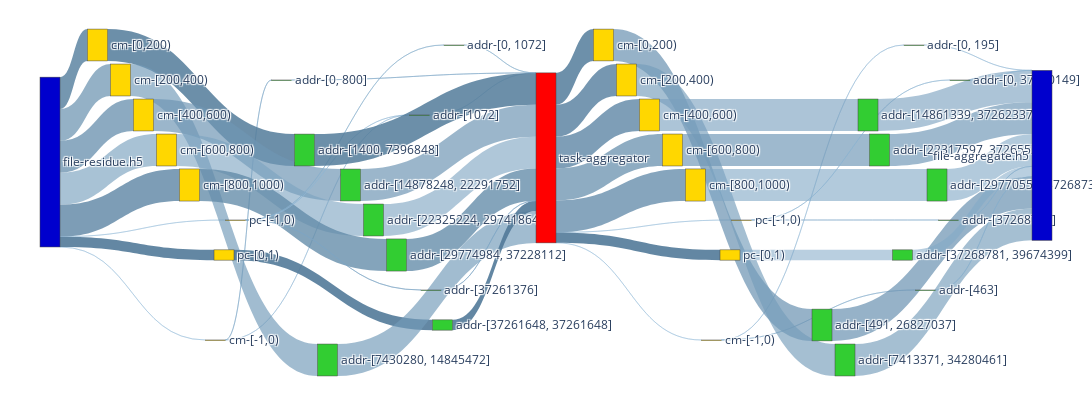

Here is the notebook cell this chart was saved with:
### Code cell
AGG = nx.compose(G_AGG_R, G_AGG_W) 

agg_nodes, agg_nodes_dict = get_nodes_for_sankey(AGG,rm_tags=['agg_r','agg_w'])

agg_links = get_links_for_sankey(AGG, agg_nodes_dict)
fig = go.Figure(go.Sankey(
            node = agg_nodes,
            link = agg_links, orientation='h'))

fig.update_layout(
    autosize=False,
    width=2000,
    height=400,
    margin=dict(
        l=40,
        r=40,
        b=40,
        t=10,
        pad=2
    ),
)
fig.show()
fig.write_html(f"{IMAGE_PATH}/sankey-grouped-agg-vol-vfd.html")

### Figure 1 — Plotly figure (JSON) as saved in the notebook; plotly's stock layout.template omitted (floating-point values rounded to 4 significant figures)
{"data": [{"link": {"color": ["rgba(146.07843137254903, 186.07843137254903, 216.07843137254903, 0.4294117647058824)", "rgba(91.1764705882353, 131.1764705882353, 161.1764705882353, 0.8411764705882353)", "rgba(106.86274509803923, 146.86274509803923, 176.86274509803923, 0.723529411764706)", "rgba(102.94117647058823, 142.94117647058823, 172.94117647058823, 0.7529411764705882)", "rgba(118.62745098039215, 158.62745098039215, 188.62745098039215, 0.6352941176470588)", "rgba(95.09803921568627, 135.09803921568627, 165.09803921568627, 0.8117647058823529)", "rgba(146.07843137254903, 186.07843137254903, 216.07843137254903, 0.4294117647058824)", "rgba(83.33333333333333, 123.33333333333333, 153.33333333333331, 0.9)", "rgba(130.39215686274508, 170.39215686274508, 200.39215686274508, 0.5470588235294118)", "rgba(142.15686274509804, 182.15686274509804, 212.15686274509804, 0.45882352941176474)", "rgba(87.25490196078431, 127.25490196078431, 157.2549019607843, 0.8705882352941177)", "rgba(114.70588235294117, 154.70588235294116, 184.70588235294116, 0.6647058823529413)", "rgba(110.7843137254902, 150.7843137254902, 180.7843137254902, 0.6941176470588235)", "rgba(122.54901960784314, 162.54901960784315, 192.54901960784315, 0.6058823529411765)", "rgba(99.01960784313727, 139.01960784313727, 169.01960784313727, 0.7823529411764706)", "rgba(134.31372549019608, 174.31372549019608, 204.31372549019608, 0.5176470588235295)", "rgba(142.15686274509804, 182.15686274509804, 212.15686274509804, 0.45882352941176474)", "rgba(126.47058823529412, 166.47058823529412, 196.47058823529412, 0.5764705882352942)", "rgba(83.33333333333333, 123.33333333333333, 153.33333333333331, 0.9)", "rgba(130.39215686274508, 170.39215686274508, 200.39215686274508, 0.5470588235294118)", "rgba(138.23529411764707, 178.23529411764707, 208.23529411764707, 0.4882352941176471)", "rgba(87.25490196078431, 127.25490196078431, 157.2549019607843, 0.8705882352941177)", "rgba(114.70588235294117, 154.70588235294116, 184.70588235294116, 0.6647058823529413)", "rgba(110.7843137254902, 150.7843137254902, 180.7843137254902, 0.6941176470588235)", "rgba(122.54901960784314, 162.54901960784315, 192.54901960784315, 0.6058823529411765)", "rgba(99.01960784313727, 139.01960784313727, 169.01960784313727, 0.7823529411764706)", "rgba(134.31372549019608, 174.31372549019608, 204.31372549019608, 0.5176470588235295)", "rgba(83.33333333333333, 123.33333333333333, 153.33333333333331, 0.9)", "rgba(126.47058823529412, 166.47058823529412, 196.47058823529412, 0.5764705882352942)", "rgba(145.83333333333334, 185.83333333333334, 215.83333333333334, 0.43125)", "rgba(87.5, 127.5, 157.5, 0.86875)", "rgba(91.66666666666666, 131.66666666666666, 161.66666666666666, 0.8375)", "rgba(95.83333333333334, 135.83333333333334, 165.83333333333334, 0.80625)", "rgba(104.16666666666666, 144.16666666666666, 174.16666666666666, 0.74375)", "rgba(100.0, 140.0, 170.0, 0.775)", "rgba(145.83333333333334, 185.83333333333334, 215.83333333333334, 0.43125)", "rgba(83.33333333333333, 123.33333333333333, 153.33333333333331, 0.9)", "rgba(141.66666666666666, 181.66666666666666, 211.66666666666666, 0.4625)", "rgba(133.33333333333334, 173.33333333333334, 203.33333333333334, 0.525)", "rgba(108.33333333333334, 148.33333333333334, 178.33333333333334, 0.7125)", "rgba(116.66666666666666, 156.66666666666666, 186.66666666666666, 0.65)", "rgba(120.83333333333333, 160.83333333333334, 190.83333333333334, 0.61875)", "rgba(112.5, 152.5, 182.5, 0.68125)", "rgba(125.0, 165.0, 195.0, 0.5875)", "rgba(137.5, 177.5, 207.5, 0.49375)", "rgba(133.33333333333334, 173.33333333333334, 203.33333333333334, 0.525)", "rgba(129.16666666666666, 169.16666666666666, 199.16666666666666, 0.55625)", "rgba(141.66666666666666, 181.66666666666666, 211.66666666666666, 0.4625)", "rgba(108.33333333333334, 148.33333333333334, 178.33333333333334, 0.7125)", "rgba(116.66666666666666, 156.66666666666666, 186.66666666666666, 0.65)", "rgba(120.83333333333333, 160.83333333333334, 190.83333333333334, 0.61875)", "rgba(112.5, 152.5, 182.5, 0.68125)", "rgba(125.0, 165.0, 195.0, 0.5875)", "rgba(137.5, 177.5, 207.5, 0.49375)", "rgba(133.33333333333334, 173.33333333333334, 203.33333333333334, 0.525)", "rgba(129.16666666666666, 169.16666666666666, 199.16666666666666, 0.55625)", "rgba(133.33333333333334, 173.33333333333334, 203.33333333333334, 0.525)"], "label": ["Access Volume : 0 <br />Access Count : 3 <br />Average Access Size : 0 <br />Operation : read<br />Bandwidth : 0", "Access Volume : 7.42 MB <br />Access Count : 200 <br />Average Access Size : 37.11 KB <br />Operation : read<br />Bandwidth : 11.12 MB/s", "Access Volume : 7.44 MB <br />Access Count : 200 <br />Average Access Size : 37.21 KB <br />Operation : read<br />Bandwidth : 10.68 MB/s", "Access Volume : 7.44 MB <br />Access Count : 200 <br />Average Access Size : 37.2 KB <br />Operation : read<br />Bandwidth : 10.69 MB/s", "Access Volume : 7.44 MB <br />Access Count : 200 <br />Average Access Size : 37.21 KB <br />Operation : read<br />Bandwidth : 10.43 MB/s", "Access Volume : 7.48 MB <br />Access Count : 201 <br />Average Access Size : 37.21 KB <br />Operation : read<br />Bandwidth : 10.78 MB/s", "Access Volume : 0 <br />Access Count : 3 <br />Average Access Size : 0 <br />Operation : read<br />Bandwidth : 0", "Access Volume : 2.4 MB <br />Access Count : 1 <br />Average Access Size : 2.4 MB <br />Operation : read<br />Bandwidth : 1.56 GB/s", "Access Volume : 2.18 KB <br />Access Count : 8 <br />Average Access Size : 273 B <br />Operation : read<br />Bandwidth : 46.58 KB/s", "Access Volume : 328 B <br />Access Count : 1 <br />Average Access Size : 328 B <br />Operation : read<br />Bandwidth : 93.56 B/s", "Access Volume : 7.43 MB <br />Access Count : 399 <br />Average Access Size : 18.62 KB <br />Operation : read<br />Bandwidth : 11.19 MB/s", "Access Volume : 7.45 MB <br />Access Count : 400 <br />Average Access Size : 18.62 KB <br />Operation : read<br />Bandwidth : 10.67 MB/s", "Access Volume : 7.45 MB <br />Access Count : 400 <br />Average Access Size : 18.62 KB <br />Operation : read<br />Bandwidth : 10.68 MB/s", "Access Volume : 7.45 MB <br />Access Count : 400 <br />Average Access Size : 18.62 KB <br />Operation : read<br />Bandwidth : 10.41 MB/s", "Access Volume : 7.49 MB <br />Access Count : 402 <br />Average Access Size : 18.62 KB <br />Operation : read<br />Bandwidth : 10.76 MB/s", "Access Volume : 1.57 KB <br />Access Count : 4 <br />Average Access Size : 392 B <br />Operation : read<br />Bandwidth : 32.85 KB/s", "Access Volume : 328 B <br />Access Count : 1 <br />Average Access Size : 328 B <br />Operation : read<br />Bandwidth : 93.56 B/s", "Access Volume : 512 B <br />Access Count : 1 <br />Average Access Size : 512 B <br />Operation : read<br />Bandwidth : 332.9 KB/s", "Access Volume : 2.4 MB <br />Access Count : 1 <br />Average Access Size : 2.4 MB <br />Operation : read<br />Bandwidth : 1.56 GB/s", "Access Volume : 2.18 KB <br />Access Count : 8 <br />Average Access Size : 273 B <br />Operation : read<br />Bandwidth : 46.58 KB/s", "Access Volume : 656 B <br />Access Count : 2 <br />Average Access Size : 328 B <br />Operation : read<br />Bandwidth : 187.13 B/s", "Access Volume : 7.43 MB <br />Access Count : 399 <br />Average Access Size : 18.62 KB <br />Operation : read<br />Bandwidth : 11.19 MB/s", "Access Volume : 7.45 MB <br />Access Count : 400 <br />Average Access Size : 18.62 KB <br />Operation : read<br />Bandwidth : 10.67 MB/s", "Access Volume : 7.45 MB <br />Access Count : 400 <br />Average Access Size : 18.62 KB <br />Operation : read<br />Bandwidth : 10.68 MB/s", "Access Volume : 7.45 MB <br />Access Count : 400 <br />Average Access Size : 18.62 KB <br />Operation : read<br />Bandwidth : 10.41 MB/s", "Access Volume : 7.49 MB <br />Access Count : 402 <br />Average Access Size : 18.62 KB <br />Operation : read<br />Bandwidth : 10.76 MB/s", "Access Volume : 1.57 KB <br />Access Count : 4 <br />Average Access Size : 392 B <br />Operation : read<br />Bandwidth : 32.85 KB/s", "Access Volume : 2.4 MB <br />Access Count : 1 <br />Average Access Size : 2.4 MB <br />Operation : read<br />Bandwidth : 1.56 GB/s", "Access Volume : 512 B <br />Access Count : 1 <br />Average Access Size : 512 B <br />Operation : read<br />Bandwidth : 332.9 KB/s", "Access Volume : 0 <br />Access Count : 3 <br />Average Access Size : 0 <br />Operation : write<br />Bandwidth : 0", "Access Volume : 7.42 MB <br />Access Count : 200 <br />Average Access Size : 37.11 KB <br />Operation : write<br />Bandwidth : 5.64 MB/s", "Access Volume : 7.44 MB <br />Access Count : 200 <br />Average Access Size : 37.21 KB <br />Operation : write<br />Bandwidth : 4.46 MB/s", "Access Volume : 7.44 MB <br />Access Count : 200 <br />Average Access Size : 37.2 KB <br />Operation : write<br />Bandwidth : 4.06 MB/s", "Access Volume : 7.44 MB <br />Access Count : 200 <br />Average Access Size : 37.21 KB <br />Operation : write<br />Bandwidth : 2.37 MB/s", "Access Volume : 7.48 MB <br />Access Count : 201 <br />Average Access Size : 37.21 KB <br />Operation : write<br />Bandwidth : 2.68 MB/s", "Access Volume : 0 <br />Access Count : 3 <br />Average Access Size : 0 <br />Operation : write<br />Bandwidth : 0", "Access Volume : 2.4 MB <br />Access Count : 1 <br />Average Access Size : 2.4 MB <br />Operation : write<br />Bandwidth : 1.56 GB/s", "Access Volume : 562 B <br />Access Count : 4 <br />Average Access Size : 140.5 B <br />Operation : write<br />Bandwidth : 25.2 B/s", "Access Volume : 28 B <br />Access Count : 1 <br />Average Access Size : 28 B <br />Operation : write<br />Bandwidth : 18.21 KB/s", "Access Volume : 7.42 MB <br />Access Count : 398 <br />Average Access Size : 18.63 KB <br />Operation : write<br />Bandwidth : 1.14 MB/s", "Access Volume : 7.45 MB <br />Access Count : 400 <br />Average Access Size : 18.63 KB <br />Operation : write<br />Bandwidth : 912.66 KB/s", "Access Volume : 7.45 MB <br />Access Count : 400 <br />Average Access Size : 18.63 KB <br />Operation : write<br />Bandwidth : 856.42 KB/s", "Access Volume : 7.45 MB <br />Access Count : 400 <br />Average Access Size : 18.63 KB <br />Operation : write<br />Bandwidth : 928.42 KB/s", "Access Volume : 7.49 MB <br />Access Count : 401 <br />Average Access Size : 18.68 KB <br />Operation : write<br />Bandwidth : 530 KB/s", "Access Volume : 876 B <br />Access Count : 5 <br />Average Access Size : 175.2 B <br />Operation : write<br />Bandwidth : 74.18 B/s", "Access Volume : 28 B <br />Access Count : 1 <br />Average Access Size : 28 B <br />Operation : write<br />Bandwidth : 18.21 KB/s", "Access Volume : 2.4 MB <br />Access Count : 1000 <br />Average Access Size : 2.4 KB <br />Operation : write<br />Bandwidth : 328.73 KB/s", "Access Volume : 562 B <br />Access Count : 4 <br />Average Access Size : 140.5 B <br />Operation : write<br />Bandwidth : 25.2 B/s", "Access Volume : 7.42 MB <br />Access Count : 398 <br />Average Access Size : 18.63 KB <br />Operation : write<br />Bandwidth : 1.14 MB/s", "Access Volume : 7.45 MB <br />Access Count : 400 <br />Average Access Size : 18.63 KB <br />Operation : write<br />Bandwidth : 912.66 KB/s", "Access Volume : 7.45 MB <br />Access Count : 400 <br />Average Access Size : 18.63 KB <br />Operation : write<br />Bandwidth : 856.42 KB/s", "Access Volume : 7.45 MB <br />Access Count : 400 <br />Average Access Size : 18.63 KB <br />Operation : write<br />Bandwidth : 928.42 KB/s", "Access Volume : 7.49 MB <br />Access Count : 401 <br />Average Access Size : 18.68 KB <br />Operation : write<br />Bandwidth : 530 KB/s", "Access Volume : 876 B <br />Access Count : 5 <br />Average Access Size : 175.2 B <br />Operation : write<br />Bandwidth : 74.18 B/s", "Access Volume : 28 B <br />Access Count : 1 <br />Average Access Size : 28 B <br />Operation : write<br />Bandwidth : 18.21 KB/s", "Access Volume : 2.4 MB <br />Access Count : 1000 <br />Average Access Size : 2.4 KB <br />Operation : write<br />Bandwidth : 328.73 KB/s", "Access Volume : 28 B <br />Access Count : 1 <br />Average Access Size : 28 B <br />Operation : write<br />Bandwidth : 18.21 KB/s"], "source": [0, 0, 0, 0, 0, 0, 0, 0, 1, 1, 2, 3, 4, 5, 6, 7, 7, 7, 8, 9, 10, 11, 12, 13, 14, 15, 16, 17, 18, 19, 19, 19, 19, 19, 19, 19, 19, 20, 20, 21, 22, 23, 24, 25, 26, 26, 27, 28, 29, 30, 31, 32, 33, 34, 35, 36, 37], "target": [1, 2, 3, 4, 5, 6, 7, 8, 9, 10, 11, 12, 13, 14, 15, 16, 10, 18, 17, 19, 19, 19, 19, 19, 19, 19, 19, 19, 19, 20, 21, 22, 23, 24, 25, 26, 27, 28, 35, 29, 30, 31, 32, 33, 34, 37, 36, 38, 38, 38, 38, 38, 38, 38, 38, 38, 38], "value": [1, 7422108, 7441148, 7440164, 7442936, 7479508, 1, 2400000, 2184, 328, 7428880, 7447968, 7446976, 7449760, 7486392, 1568, 328, 512, 2400000, 2184, 656, 7428880, 7447968, 7446976, 7449760, 7486392, 1568, 2400000, 512, 1, 7422108, 7441148, 7440164, 7442936, 7479508, 1, 2400000, 562, 28, 7416064, 7451168, 7450176, 7452960, 7489592, 876, 28, 2400000, 562, 7416064, 7451168, 7450176, 7452960, 7489592, 876, 28, 2400000, 28]}, "node": {"color": ["MediumBlue", "Gold", "Gold", "Gold", "Gold", "Gold", "Gold", "Gold", "Gold", "LimeGreen", "LimeGreen", "LimeGreen", "LimeGreen", "LimeGreen", "LimeGreen", "LimeGreen", "LimeGreen", "LimeGreen", "LimeGreen", "Red", "Gold", "Gold", "Gold", "Gold", "Gold", "Gold", "Gold", "Gold", "LimeGreen", "LimeGreen", "LimeGreen", "LimeGreen", "LimeGreen", "LimeGreen", "LimeGreen", "LimeGreen", "LimeGreen", "LimeGreen", "MediumBlue"], "label": ["file-residue.h5", "cm-[-1,0)", "cm-[0,200)", "cm-[200,400)", "cm-[400,600)", "cm-[600,800)", "cm-[800,1000)", "pc-[-1,0)", "pc-[0,1)", "addr-[0, 800]", "addr-[1072]", "addr-[1400, 7396848]", "addr-[7430280, 14845472]", "addr-[14878248, 22291752]", "addr-[22325224, 29741864]", "addr-[29774984, 37228112]", "addr-[0, 1072]", "addr-[37261648, 37261648]", "addr-[37261376]", "task-aggregator", "cm-[-1,0)", "cm-[0,200)", "cm-[200,400)", "cm-[400,600)", "cm-[600,800)", "cm-[800,1000)", "pc-[-1,0)", "pc-[0,1)", "addr-[0, 195]", "addr-[491, 26827037]", "addr-[7413371, 34280461]", "addr-[14861339, 37262337]", "addr-[22317597, 37265537]", "addr-[29770557, 37268737]", "addr-[0, 37260149]", "addr-[463]", "addr-[37268781, 39674399]", "addr-[37268753]", "file-aggregate.h5"], "x": [0, 0.1591, 0.05682, 0.07955, 0.1023, 0.125, 0.1477, 0.1932, 0.1818, 0.2386, 0.375, 0.2614, 0.2841, 0.3068, 0.3295, 0.3523, 0.4091, 0.3977, 0.3864, 0.5, 0.6705, 0.5568, 0.5795, 0.6023, 0.625, 0.6477, 0.6932, 0.6818, 0.8636, 0.7727, 0.7955, 0.8182, 0.8295, 0.8864, 0.9091, 0.875, 0.8523, 0.8977, 1], "y": [0, 0, 0.1, 0.2, 0.3, 0.4, 0.5, 0.6, 0.7, 0.2, 0.3, 0.4, 1, 0.5, 0.6, 0.7, 0.1, 0.9, 0.8, 0, 0, 0.1, 0.2, 0.3, 0.4, 0.5, 0.6, 0.7, 0.1, 0.9, 1, 0.3, 0.4, 0.5, 0.2, 0.8, 0.7, 0.6, 0]}, "orientation": "h", "type": "sankey"}], "layout": {"autosize": false, "height": 400, "margin": {"b": 40, "l": 40, "pad": 2, "r": 40, "t": 10}, "width": 2000}}
